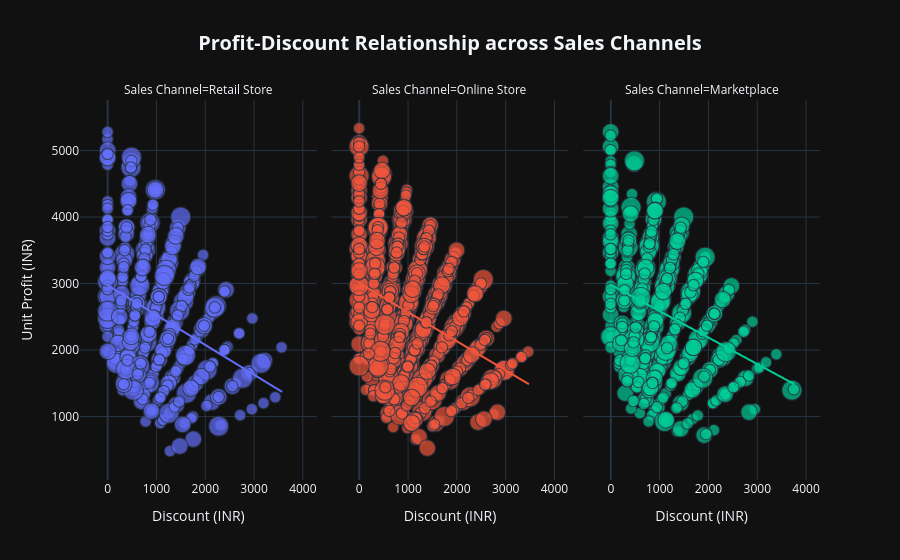

Notebook code cell kept with this figure:
### Code cell
#For this chart, lets make two new columns based on calculations

df['Unit Profit (INR)'] = df['Sold Price (INR)']-df['Unit COGS (INR)']
df['Discount (INR)'] = df['MRP (INR)'] - df['Sold Price (INR)']

#Making a multi-chart scatterplot with an Ordinary Least Squares trendline to understand the relationship between the variables

fig7 = px.scatter(
    df,
    x='Discount (INR)',
    y='Unit Profit (INR)',
    facet_col='Sales Channel',
    color='Sales Channel',
    template="plotly_dark",
    trendline='ols',
    size='Units Sold',
    hover_name="Product Name",
    hover_data=["Brand", "Customer Rating", "Gross Profit (INR)"],
    title="<b>Profit-Discount Relationship across Sales Channels</b>"
)

fig7.update_layout(
    title={'x': 0.5, 'xanchor': 'center', 'font': dict(size=20)},
    showlegend=False
)

fig7.show()

### Figure 1 — Plotly figure (JSON) as saved in the notebook; plotly's stock layout.template omitted (floating-point values rounded to 4 significant figures; data arrays with more than 128 entries replaced by an {"elided": "..."} marker saying what was removed)
{"data": [{"customdata": {"elided": "506x3 mixed values"}, "hovertemplate": "<b>%{hovertext}</b><br><br>Sales Channel=Retail Store<br>Discount (INR)=%{x}<br>Unit Profit (INR)=%{y}<br>Units Sold=%{marker.size}<br>Brand=%{customdata[0]}<br>Customer Rating=%{customdata[1]}<br>Gross Profit (INR)=%{customdata[2]}<extra></extra>", "hovertext": {"elided": "506 str values"}, "legendgroup": "Retail Store", "marker": {"color": "#636efa", "size": {"elided": "506 int values"}, "sizemode": "area", "sizeref": 0.0075, "symbol": "circle"}, "mode": "markers", "name": "Retail Store", "showlegend": true, "type": "scattergl", "x": {"elided": "506 int values"}, "xaxis": "x", "y": {"elided": "506 float values"}, "yaxis": "y"}, {"hovertemplate": "<b>OLS trendline</b><br>Unit Profit (INR) = -0.447966 * Discount (INR) + 2974.23<br>R<sup>2</sup>=0.109532<br><br>Sales Channel=Retail Store<br>Discount (INR)=%{x}<br>Unit Profit (INR)=%{y} <b>(trend)</b><extra></extra>", "legendgroup": "Retail Store", "marker": {"color": "#636efa", "symbol": "circle"}, "mode": "lines", "name": "Retail Store", "showlegend": false, "type": "scattergl", "x": {"elided": "506 int values"}, "xaxis": "x", "y": {"elided": "506 float values"}, "yaxis": "y"}, {"customdata": {"elided": "1137x3 mixed values"}, "hovertemplate": "<b>%{hovertext}</b><br><br>Sales Channel=Online Store<br>Discount (INR)=%{x}<br>Unit Profit (INR)=%{y}<br>Units Sold=%{marker.size}<br>Brand=%{customdata[0]}<br>Customer Rating=%{customdata[1]}<br>Gross Profit (INR)=%{customdata[2]}<extra></extra>", "hovertext": {"elided": "1137 str values"}, "legendgroup": "Online Store", "marker": {"color": "#EF553B", "size": {"elided": "1137 int values"}, "sizemode": "area", "sizeref": 0.0075, "symbol": "circle"}, "mode": "markers", "name": "Online Store", "showlegend": true, "type": "scattergl", "x": {"elided": "1137 int values"}, "xaxis": "x2", "y": {"elided": "1137 float values"}, "yaxis": "y2"}, {"hovertemplate": "<b>OLS trendline</b><br>Unit Profit (INR) = -0.437084 * Discount (INR) + 3008.49<br>R<sup>2</sup>=0.108116<br><br>Sales Channel=Online Store<br>Discount (INR)=%{x}<br>Unit Profit (INR)=%{y} <b>(trend)</b><extra></extra>", "legendgroup": "Online Store", "marker": {"color": "#EF553B", "symbol": "circle"}, "mode": "lines", "name": "Online Store", "showlegend": false, "type": "scattergl", "x": {"elided": "1137 int values"}, "xaxis": "x2", "y": {"elided": "1137 float values"}, "yaxis": "y2"}, {"customdata": {"elided": "639x3 mixed values"}, "hovertemplate": "<b>%{hovertext}</b><br><br>Sales Channel=Marketplace<br>Discount (INR)=%{x}<br>Unit Profit (INR)=%{y}<br>Units Sold=%{marker.size}<br>Brand=%{customdata[0]}<br>Customer Rating=%{customdata[1]}<br>Gross Profit (INR)=%{customdata[2]}<extra></extra>", "hovertext": {"elided": "639 str values"}, "legendgroup": "Marketplace", "marker": {"color": "#00cc96", "size": {"elided": "639 int values"}, "sizemode": "area", "sizeref": 0.0075, "symbol": "circle"}, "mode": "markers", "name": "Marketplace", "showlegend": true, "type": "scattergl", "x": {"elided": "639 int values"}, "xaxis": "x3", "y": {"elided": "639 float values"}, "yaxis": "y3"}, {"hovertemplate": "<b>OLS trendline</b><br>Unit Profit (INR) = -0.397249 * Discount (INR) + 2984.26<br>R<sup>2</sup>=0.093896<br><br>Sales Channel=Marketplace<br>Discount (INR)=%{x}<br>Unit Profit (INR)=%{y} <b>(trend)</b><extra></extra>", "legendgroup": "Marketplace", "marker": {"color": "#00cc96", "symbol": "circle"}, "mode": "lines", "name": "Marketplace", "showlegend": false, "type": "scattergl", "x": {"elided": "639 int values"}, "xaxis": "x3", "y": {"elided": "639 float values"}, "yaxis": "y3"}], "layout": {"annotations": [{"font": {}, "showarrow": false, "text": "Sales Channel=Retail Store", "x": 0.16, "xanchor": "center", "xref": "paper", "y": 1, "yanchor": "bottom", "yref": "paper"}, {"font": {}, "showarrow": false, "text": "Sales Channel=Online Store", "x": 0.5, "xanchor": "center", "xref": "paper", "y": 1, "yanchor": "bottom", "yref": "paper"}, {"font": {}, "showarrow": false, "text": "Sales Channel=Marketplace", "x": 0.84, "xanchor": "center", "xref": "paper", "y": 1, "yanchor": "bottom", "yref": "paper"}], "legend": {"itemsizing": "constant", "title": {"text": "Sales Channel"}, "tracegroupgap": 0}, "showlegend": false, "title": {"font": {"size": 20}, "text": "<b>Profit-Discount Relationship across Sales Channels</b>", "x": 0.5, "xanchor": "center"}, "xaxis": {"anchor": "y", "domain": [0, 0.32], "title": {"text": "Discount (INR)"}}, "xaxis2": {"anchor": "y2", "domain": [0.34, 0.66], "matches": "x", "title": {"text": "Discount (INR)"}}, "xaxis3": {"anchor": "y3", "domain": [0.68, 1.0], "matches": "x", "title": {"text": "Discount (INR)"}}, "yaxis": {"anchor": "x", "domain": [0, 1], "title": {"text": "Unit Profit (INR)"}}, "yaxis2": {"anchor": "x2", "domain": [0, 1], "matches": "y", "showticklabels": false}, "yaxis3": {"anchor": "x3", "domain": [0, 1], "matches": "y", "showticklabels": false}}}
